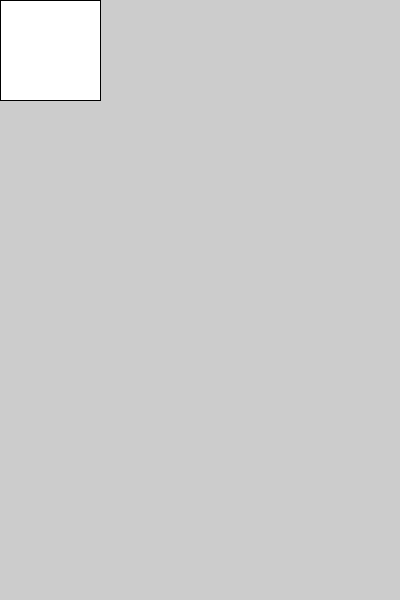
Frame 1 (no input)
Frame 60 (the mouse pressed at the canvas centre just before this capture): identical to frame 1, image omitted
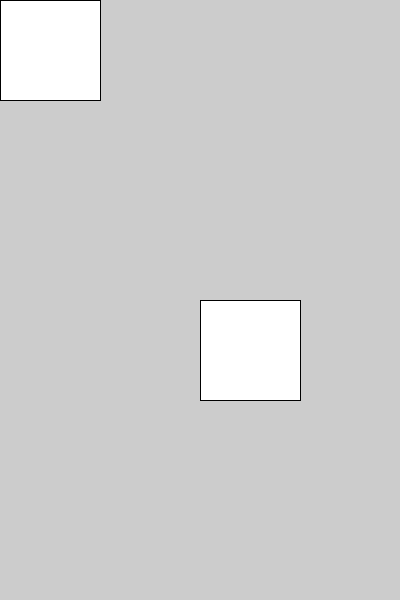
Frame 120 (the mouse held since frame 60 and released just before this capture)

The Processing sketch that drew these frames (run headless with seeded random() and noise(); from frame 60 on, the mouse is pressed at the canvas centre):

// Processing sketch: processing_67366
// ── processing_67366.pde

void setup ()
{
  size (400,600);
}

void draw ()
{
  rect (mouseX,mouseY,100,100);
}
